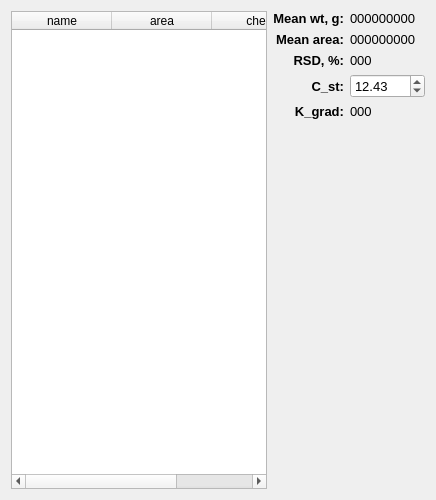
     <widget class="QWidget" name="S2">
      <attribute name="title">
       <string>S2</string>
      </attribute>
      <layout class="QGridLayout" name="gridLayout_3">
       <item row="0" column="0" rowspan="6">
        <widget class="QTableWidget" name="tableWidget_S2">
         <column>
          <property name="text">
           <string>name</string>
          </property>
         </column>
         <column>
          <property name="text">
           <string>area</string>
          </property>
         </column>
         <column>
          <property name="text">
           <string>check</string>
          </property>
         </column>
        </widget>
       </item>
       <item row="0" column="1">
        <widget class="QLabel" name="label_38">
         <property name="font">
          <font>
           <pointsize>10</pointsize>
           <weight>75</weight>
           <bold>true</bold>
          </font>
         </property>
         <property name="text">
          <string>Mean wt, g:</string>
         </property>
         <property name="alignment">
          <set>Qt::AlignRight|Qt::AlignTrailing|Qt::AlignVCenter</set>
         </property>
        </widget>
       </item>
       <item row="0" column="2">
        <widget class="QLabel" name="S2_wt">
         <property name="font">
          <font>
           <pointsize>10</pointsize>
          </font>
         </property>
         <property name="text">
          <string>000000000</string>
         </property>
        </widget>
       </item>
       <item row="1" column="1">
        <widget class="QLabel" name="label_4">
         <property name="font">
          <font>
           <pointsize>10</pointsize>
           <weight>75</weight>
           <bold>true</bold>
          </font>
         </property>
         <property name="text">
          <string>Mean area:</string>
         </property>
         <property name="alignment">
          <set>Qt::AlignRight|Qt::AlignTrailing|Qt::AlignVCenter</set>
         </property>
        </widget>
       </item>
       <item row="1" column="2">
        <widget class="QLabel" name="S2_mean">
         <property name="font">
          <font>
           <pointsize>10</pointsize>
          </font>
         </property>
         <property name="text">
          <string>000000000</string>
         </property>
        </widget>
       </item>
       <item row="2" column="1">
        <widget class="QLabel" name="label_3">
         <property name="font">
          <font>
           <pointsize>10</pointsize>
           <weight>75</weight>
           <bold>true</bold>
          </font>
         </property>
         <property name="text">
          <string>RSD, %:</string>
         </property>
         <property name="alignment">
          <set>Qt::AlignRight|Qt::AlignTrailing|Qt::AlignVCenter</set>
         </property>
        </widget>
       </item>
       <item row="2" column="2">
        <widget class="QLabel" name="S2_RSD">
         <property name="font">
          <font>
           <pointsize>10</pointsize>
          </font>
         </property>
         <property name="text">
          <string>000</string>
         </property>
        </widget>
       </item>
       <item row="3" column="1">
        <widget class="QLabel" name="label_21">
         <property name="font">
          <font>
           <pointsize>10</pointsize>
           <weight>75</weight>
           <bold>true</bold>
          </font>
         </property>
         <property name="text">
          <string>C_st:</string>
         </property>
         <property name="alignment">
          <set>Qt::AlignRight|Qt::AlignTrailing|Qt::AlignVCenter</set>
         </property>
        </widget>
       </item>
       <item row="3" column="2">
        <widget class="QDoubleSpinBox" name="S2_Cst">
         <property name="font">
          <font>
           <pointsize>10</pointsize>
          </font>
         </property>
         <property name="maximum">
          <double>1000.000000000000000</double>
         </property>
         <property name="singleStep">
          <double>0.010000000000000</double>
         </property>
         <property name="value">
          <double>12.430000000000000</double>
         </property>
        </widget>
       </item>
       <item row="4" column="1">
        <widget class="QLabel" name="label_22">
         <property name="font">
          <font>
           <pointsize>10</pointsize>
           <weight>75</weight>
           <bold>true</bold>
          </font>
         </property>
         <property name="text">
          <string>K_grad:</string>
         </property>
         <property name="alignment">
          <set>Qt::AlignRight|Qt::AlignTrailing|Qt::AlignVCenter</set>
         </property>
        </widget>
       </item>
       <item row="4" column="2">
        <widget class="QLabel" name="S2_Kg">
         <property name="font">
          <font>
           <pointsize>10</pointsize>
          </font>
         </property>
         <property name="text">
          <string>000</string>
         </property>
        </widget>
       </item>
       <item row="5" column="1">
        <spacer name="verticalSpacer_2">
         <property name="orientation">
          <enum>Qt::Vertical</enum>
         </property>
         <property name="sizeHint" stdset="0">
          <size>
           <width>20</width>
           <height>364</height>
          </size>
         </property>
        </spacer>
       </item>
      </layout>
     </widget>
